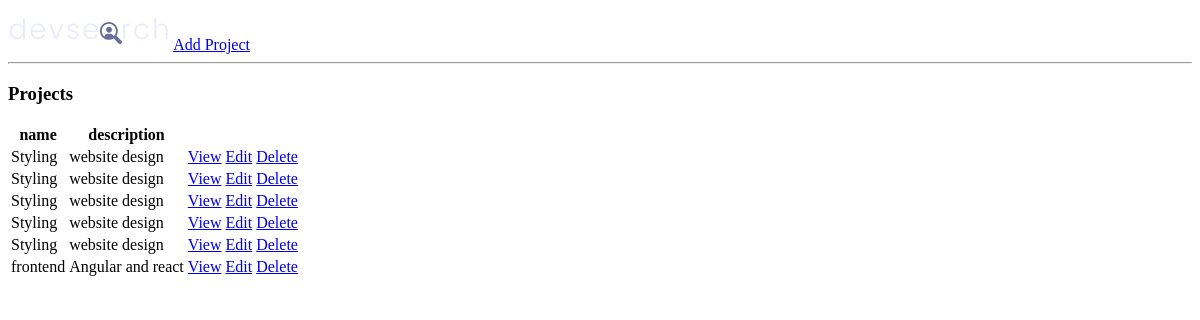
Before: / with the older database file.
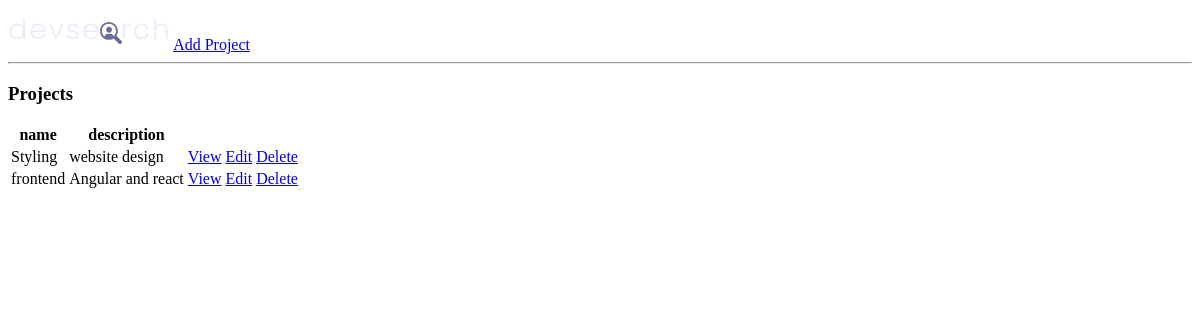
After: the same page with the newer database file.
### projects/models.py (models this page shows, shortened)
class Project(models.Model):
    title = models.CharField(max_length=250)
    description = models.TextField(blank=True, null=True)
    featured_image = models.ImageField(null = True, blank = True, default = 'default.jpg')
    demo_link = models.CharField(max_length=250)
    source_link = models.CharField(max_length=250)
    tags = models.ManyToManyField('Tag',blank=True)
    vote_total = models.IntegerField(default=0, null=True, blank=True)
    vote_ratio = models.IntegerField(default=0,null=True, blank=True)
    created_at = models.DateTimeField(auto_now_add=True)
    id = models.UUIDField(default=uuid.uuid4, unique=True, primary_key=True, editable=False)

### projects/views.py (the view)
# urls.py: path('',include('projects.urls')),
def projects(request):
    projects= Project.objects.all()
    context = {
        'projects':projects
    }
    return render(request,'projects/projects.html',context)

### projects/templates/projects/projects.html
{% extends 'main.html' %}
{% block content %}
    <h3>Projects</h3>
    <table>
        <tr>
        <th>name</th>
        <th>description</th>
        </tr>
        {% for p in projects %}
        <tr>
        <td>{{p.title}}</td>
        <td>{{p.description}}</td>
        <td><a href="{% url 'single-project' p.id %}">View</a></td>
        <td><a href="{% url 'update-project' p.id %}">Edit</a></td>
        <td><a href="{% url 'delete-project' p.id %}">Delete</a></td>
        </tr>
        {% endfor %}
    </table>
{% endblock %}

### templates/main.html (shortened to what this page needs)
<!DOCTYPE html>
{% load static %}
<html lang="en">
<head>
    <link rel="stylesheet" href="{% static 'styles/main.css' %}">
</head>
<body>
    {% include 'navbar.html' %}
    {% block content %}
    {% endblock %}
</body>
</html>

### templates/navbar.html
{% load static %}
<img src="{% static 'images/logo.svg' %}" alt="" srcset="">
<a href="{% url 'create-project' %}">Add Project</a>
<hr>

Changed rows visible on the page:
removed Project: title "Styling", description "website design"
removed Project: title "Styling", description "website design"
removed Project: title "Styling", description "website design"
removed Project: title "Styling", description "website design"
